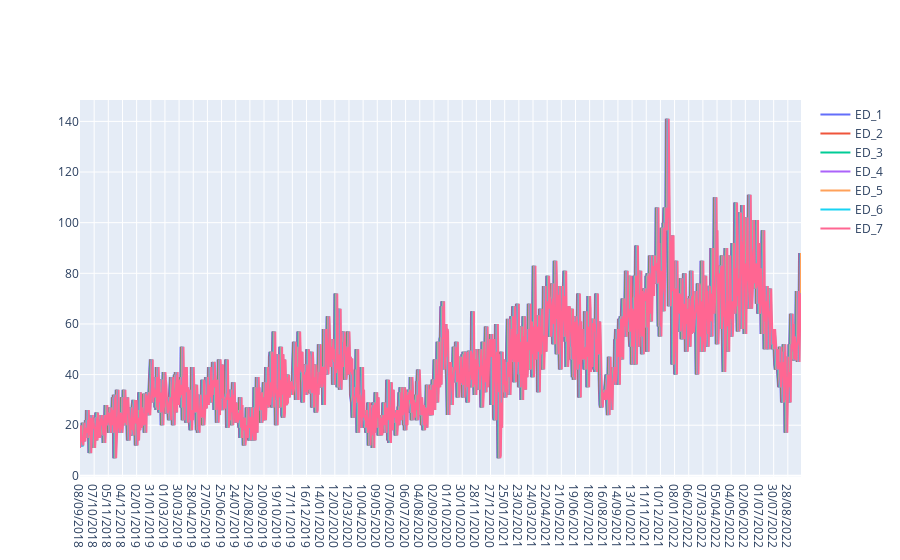

Notebook code for this chart:
### Code cell
import plotly.graph_objects as go

# Define the y-axis frequency ticks
y_ticks = list(range(0, 141, 20))

# Plot past emergency room visits (ED_1 to ED_7) against time
fig = go.Figure()
for i in range(1, 8):
    fig.add_trace(go.Scatter(x=df['Date'], y=df[f'ED_{i}'], mode='lines', name=f'ED_{i}'))

# Set the y-axis frequency ticks
fig.update_layout(yaxis=dict(tickvals=y_ticks))

fig.show()

### Figure 1 — Plotly figure (JSON) as saved in the notebook; plotly's stock layout.template omitted (floating-point values rounded to 4 significant figures; data arrays with more than 128 entries replaced by an {"elided": "..."} marker saying what was removed)
{"data": [{"mode": "lines", "name": "ED_1", "type": "scatter", "x": {"elided": "1478 str values"}, "y": {"elided": "1478 int values"}}, {"mode": "lines", "name": "ED_2", "type": "scatter", "x": {"elided": "1478 str values"}, "y": {"elided": "1478 int values"}}, {"mode": "lines", "name": "ED_3", "type": "scatter", "x": {"elided": "1478 str values"}, "y": {"elided": "1478 int values"}}, {"mode": "lines", "name": "ED_4", "type": "scatter", "x": {"elided": "1478 str values"}, "y": {"elided": "1478 int values"}}, {"mode": "lines", "name": "ED_5", "type": "scatter", "x": {"elided": "1478 str values"}, "y": {"elided": "1478 int values"}}, {"mode": "lines", "name": "ED_6", "type": "scatter", "x": {"elided": "1478 str values"}, "y": {"elided": "1478 int values"}}, {"mode": "lines", "name": "ED_7", "type": "scatter", "x": {"elided": "1478 str values"}, "y": {"elided": "1478 int values"}}], "layout": {"autosize": true, "xaxis": {"autorange": true, "range": [0, 1477], "type": "category"}, "yaxis": {"autorange": true, "range": [-0.4444, 148.4], "tickvals": [0, 20, 40, 60, 80, 100, 120, 140], "type": "linear"}}}
